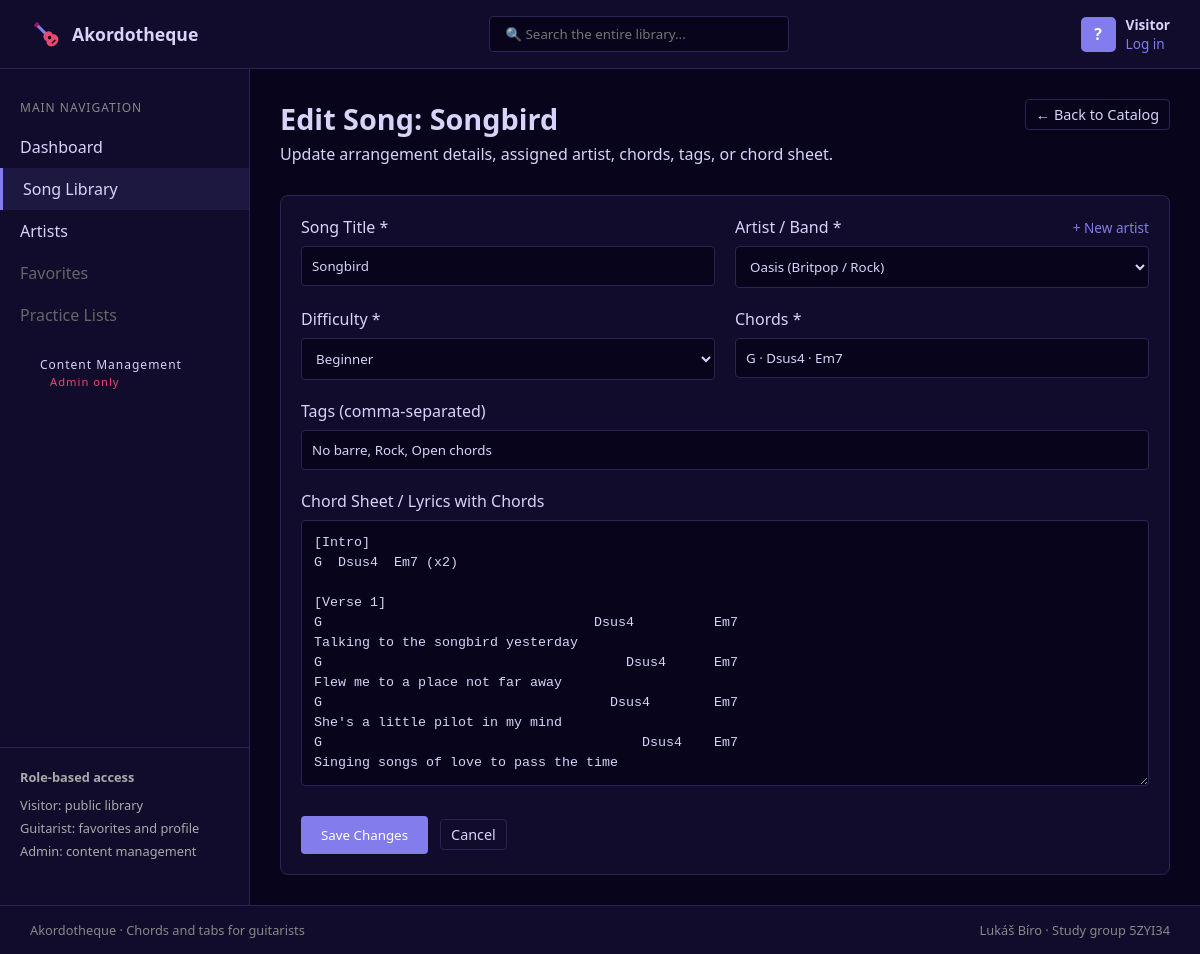
Page /?c=song&a=edit&id=8 on the committed database.
### tables this page shows
CREATE TABLE `songs` (
    `id` INT UNSIGNED NOT NULL AUTO_INCREMENT,
    `artistId` INT UNSIGNED DEFAULT NULL,
    `title` VARCHAR(255) NOT NULL,
    `difficulty` VARCHAR(50) NOT NULL DEFAULT 'Beginner',
    `chords` VARCHAR(255) NOT NULL,
    `tags` VARCHAR(255) DEFAULT NULL,
    `lyrics` TEXT DEFAULT NULL,
    PRIMARY KEY (`id`),
    KEY `idx_songs_artistId` (`artistId`),
    CONSTRAINT `fk_songs_artist`
        FOREIGN KEY (`artistId`) REFERENCES `artists` (`id`)
        ON DELETE SET NULL
        ON UPDATE CASCADE
);

CREATE TABLE `artists` (
    `id` INT UNSIGNED NOT NULL AUTO_INCREMENT,
    `name` VARCHAR(255) NOT NULL,
    `genre` VARCHAR(100) DEFAULT NULL,
    `country` VARCHAR(100) DEFAULT NULL,
    `bio` TEXT DEFAULT NULL,
    `imageUrl` VARCHAR(500) DEFAULT NULL,
    PRIMARY KEY (`id`)
);

### Framework/Http/Responses/Response.php (called while the page is built, shortened)
<?php
abstract class Response
{
    public function send(): void
    {
        $this->generate();
    }
}

### public/index.php (called while the page is built, shortened)
<?php
require __DIR__ . '/../Framework/ClassLoader.php';
try {
    $app = new App();
    $app->run();
} catch (Exception $e) {
    die('An error occurred: ' . $e->getMessage());
}

### Framework/ClassLoader.php (called while the page is built, shortened)
<?php
class ClassLoader
{
    public static function Boot(): void
    {
        spl_autoload_register(function ($class_name) {
            $file = self::getClassFile($class_name);
        });
    }
    public static function getClassFile(string $className): string
    {
        $baseDir = realpath(dirname(__DIR__));
        $relativePath = str_replace('\\', DIRECTORY_SEPARATOR, ltrim($className, '\\')) . '.php';
        return $baseDir . DIRECTORY_SEPARATOR . $relativePath;
    }
}
require __DIR__ . DIRECTORY_SEPARATOR . 'Support' . DIRECTORY_SEPARATOR . 'functions.php';

### Framework/Http/Request.php (called while the page is built, shortened)
<?php
class Request
{
    private array $get;
    private array $post;
    public function __construct()
    {
        $this->get = $_GET;
        $this->post = $_POST;
    }
    public function get(?string $key = null): mixed
    {
        return $key === null ? $this->get : ($this->get[$key] ?? null);
    }
    public function post(?string $key = null): mixed
    {
        return $key === null ? $this->post : ($this->post[$key] ?? null);
    }
    public function value(string $key): mixed
    {
        return $this->post($key) ?? $this->get($key);
    }
}

### App/Controllers/SongController.php (called while the page is built, shortened)
<?php
class SongController extends BaseController
{
    public function edit(Request $request): Response
    {
        $id = $request->value('id');
        $song = Song::getOne($id);
        $artists = Artist::getAll(orderBy: '`name` ASC');
        $errors = [];
        return $this->html([
            'song' => $song,
            'artists' => $artists,
            'errors' => $errors,
        ]);
    }
}

### Framework/Core/Model.php (called while the page is built, shortened)
<?php
abstract class Model implements \JsonSerializable
{
    protected static ?string $tableName = null;
    protected static ?string $primaryKey = null;
    protected static array $columnsMap = [];
    private static array $dbColumns = [];
    private static IDbConvention $dbConventions;
    protected static function getTableName(): string
    {
        if (!empty(static::$tableName)) {
            return static::$tableName;
        }
        return self::getConventions()->getTableName(get_called_class());
    }
    protected static function getPkColumnName(): string
    {
        if (!empty(static::$primaryKey)) {
            return static::$primaryKey;
        }
        return self::getConventions()->getPkColumnName(get_called_class());
    }
    protected static function getColumnsMap(): array
    {
        return static::$columnsMap ?? [];
    }
    public static function getAll(
        ?string $whereClause = null,
        array   $whereParams = [],
        ?string $orderBy = null,
        ?int    $limit = null,
        ?int    $offset = null
    ): array
    {
        try {
            $sql = "SELECT " . static::getDBColumnNamesList() . " FROM `" . static::getTableName() . "`";
            if ($orderBy !== null) {
                $sql .= " ORDER BY $orderBy";
            }
            $stmt = Connection::getInstance()->prepare($sql);
            $stmt->execute($whereParams);
            $models = $stmt->fetchAll(PDO::FETCH_CLASS | PDO::FETCH_PROPS_LATE, static::class);
            $dataSet = new ResultSet($models);
            return $models;
        } catch (PDOException $exception) {
            throw new Exception('Query failed: ' . $exception->getMessage(), 0, $exception);
        }
    }
    public static function getOne(mixed $id): ?static
    {
        try {
            $sql = "SELECT " . static::getDBColumnNamesList() . " FROM `" . static::getTableName() . "` WHERE `" .
                static::getPkColumnName() . "`=?";
            $stmt = Connection::getInstance()->prepare($sql);
            $stmt->setFetchMode(PDO::FETCH_CLASS | PDO::FETCH_PROPS_LATE, static::class);
            $stmt->execute([$id]);
            $model = $stmt->fetch() ?: null;
            if ($model !== null) {
                $model->_dbId = $model->getIdValue();
                $model->_resultSet = new ResultSet([$model]);
            }
            return $model;
        } catch (PDOException $exception) {
            throw new Exception('Query failed: ' . $exception->getMessage(), 0, $exception);
        }
    }
    private static function getDbColumns(): array
    {
        try {
            $sql = "DESCRIBE " . static::getTableName();
            $stmt = Connection::getInstance()->prepare($sql);
            $stmt->execute([]);
            self::$dbColumns[static::class] = array_column($stmt->fetchAll(), 'Field');
            return self::$dbColumns[static::class];
        } catch (PDOException $exception) {
            throw new Exception('Query failed: ' . $exception->getMessage(), 0, $exception);
        }
    }
    private function getIdValue(): mixed
    {
        $pk = static::getPkColumnName();
        $prop = static::toPropertyName($pk);
        return isset($this->{$prop}) ? $this->{$prop} : null;
    }
    private static function getModelProperties(): array
    {
        $reflection = new \ReflectionClass(static::class);
        $properties = [];
        foreach ($reflection->getProperties() as $property) {
            $propertyName = $property->getName();
            if ($property->isStatic()) {
                continue;
            }
            $properties[$propertyName] = true;
        }
        return $properties;
    }
    private static function getDBColumnNamesList(): string
    {
        $dbColumns = [];
        foreach (static::getDbColumns() as $columnName) {
            $propertyName = static::toPropertyName($columnName);
            if ($propertyName != $columnName) {
                $dbColumns[] = "`$columnName` AS {$propertyName}";
            } else {
                $dbColumns[] = $columnName;
            }
        }
        return implode(', ', $dbColumns);
    }
    private static function toPropertyName(string $columnName): string
    {
        $customMapping = static::getColumnsMap();
        if (isset($customMapping[$columnName])) {
            return $customMapping[$columnName];
        } else {
            return static::getConventions()->toPropertyName($columnName);
        }
    }
    private static function getConventions(): IDbConvention
    {
        if (!isset(static::$dbConventions)) {
            static::$dbConventions = new (Configuration::DB_CONVENTIONS_CLASS)();
        }
        return static::$dbConventions;
    }
}

### Framework/DB/Connection.php (called while the page is built, shortened)
<?php
class Connection
{
    private static ?Connection $instance = null;
    private PDO $db;
    public function __construct(PDO $db)
    {
        $this->db = $db;
    }
    public static function getInstance(): Connection
    {
        try {
            if (self::$instance == null) {
                $db = new PDO(
                    'mysql:dbname=' . Configuration::DB_NAME . ';host=' . Configuration::DB_HOST,
                    Configuration::DB_USER,
                    Configuration::DB_PASS
                );
                $db->setAttribute(PDO::ATTR_ERRMODE, PDO::ERRMODE_EXCEPTION);
                $db->setAttribute(PDO::ATTR_EMULATE_PREPARES, true);
                self::$instance = new self($db);
            }
            return self::$instance;
        } catch (PDOException $e) {
            throw new Exception('Connection failed: ' . $e->getMessage());
        }
    }
    public function prepare(string $sql): DebugStatement
    {
        try {
            return new DebugStatement($this->db->prepare($sql));
        } catch (PDOException $e) {
            throw new Exception('Prepare failed: ' . $e->getMessage());
        }
    }
}

### Framework/DB/DebugStatement.php (called while the page is built, shortened)
<?php
class DebugStatement
{
    private PDOStatementAlias $stmt;
    public function __construct($stmt)
    {
        $this->stmt = $stmt;
    }
    public function execute(?array $params = null): bool
    {
        $result = $this->stmt->execute($params);
        $this->stmt->debugDumpParams();
        return $result;
    }
    public function __call(string $name, array $arguments): mixed
    {
        return $this->stmt->{$name}(...$arguments);
    }
}

### Framework/DB/DefaultConventions.php (called while the page is built, shortened)
<?php
class DefaultConventions implements IDbConvention
{
    public function toPropertyName(string $columnName): string
    {
        return $columnName;
    }
}

### App/Models/Song.php (called while the page is built, shortened)
<?php
class Song extends Model
{
    protected ?int $id = null;
    protected ?int $artistId = null;
    protected ?string $title = null;
    protected ?string $difficulty = 'Beginner';
    protected ?string $chords = null;
    protected ?string $tags = null;
    protected ?string $lyrics = null;
    public function getId(): ?int
    {
        return $this->id;
    }
    public function getArtistId(): ?int
    {
        return $this->artistId;
    }
    public function getTitle(): ?string
    {
        return $this->title;
    }
    public function getDifficulty(): ?string
    {
        return $this->difficulty;
    }
    public function getChords(): ?string
    {
        return $this->chords;
    }
    public function getTags(): ?string
    {
        return $this->tags;
    }
    public function getLyrics(): ?string
    {
        return $this->lyrics;
    }
}

### Framework/Support/functions.php (called while the page is built)
<?php
if (!function_exists('e')) {
    function e(mixed $value): string
    {
        return htmlspecialchars((string)$value, ENT_QUOTES | ENT_SUBSTITUTE | ENT_HTML5, 'UTF-8');
    }
}

### Framework/Support/LinkGenerator.php (called while the page is built, shortened)
<?php
class LinkGenerator
{
    private Request $request;
    private Router $router;
    public function __construct(Request $request, Router $router)
    {
        $this->request = $request;
        $this->router = $router;
    }
    public function url(
        string|array $destination,
        array $parameters = [],
        bool $absolute = false,
        bool $appendParameters = false
    ): string {
        if (is_array($destination)) {
            $parameters = $destination;
            $destination = "{$this->router->getControllerName()}.{$this->router->getAction()}";
        }
        list($controller, $action) = explode(".", $destination);
        $args = $appendParameters ? $this->request->get() : [];
        $args = ["c" => lcfirst($controller), "a" => $action != "index" ? $action : null] + $parameters + $args;
        $basePath = $absolute ? $this->request->getBaseUrl() : "";
        return $basePath . "?" . http_build_query($args);
    }
}

### App/Models/Artist.php (called while the page is built, shortened)
<?php
class Artist extends Model
{
    protected ?int $id = null;
    protected ?string $name = null;
    protected ?string $genre = null;
    public function getId(): ?int
    {
        return $this->id;
    }
    public function getName(): ?string
    {
        return $this->name;
    }
    public function getGenre(): ?string
    {
        return $this->genre;
    }
}

### App/Views/Song/form.view.php (the view, shortened to what this page needs)
<section class="catalog-list">
    <form method="post" action="<?= $formAction ?>" class="song-form">
        <div class="form-row">
            <div class="input-group">
                <label for="song-title">Song Title *</label>
                <input
                    type="text"
                    id="song-title"
                    name="title"
                    value="<?= e($song->getTitle()) ?>"
                    placeholder="E.g. Come As You Are"
                    required
                >
            </div>
            <div class="input-group">
                <div class="label-with-link">
                    <label for="song-artist">Artist / Band *</label>
                    <a href="<?= $link->url('artist.add') ?>" class="open-list">+ New artist</a>
                </div>
                <select id="song-artist" name="artistId" required>
                    <?php foreach ($artists as $artistOption) { ?>
                        <option
                            value="<?= e($artistOption->getId()) ?>"
                            <?= $song->getArtistId() === $artistOption->getId() ? 'selected' : '' ?>
                        >
                            <?= e($artistOption->getName()) ?>
                            <?= $artistOption->getGenre() ? ' (' . e($artistOption->getGenre()) . ')' : '' ?>
                        </option>
                    <?php } ?>
                </select>
            </div>
        </div>
        <div class="form-row">
            <div class="input-group">
                <label for="song-difficulty">Difficulty *</label>
                <select id="song-difficulty" name="difficulty" required>
                    <?php foreach (\App\Models\Song::DIFFICULTIES as $diffOption) { ?>
                        <option value="<?= e($diffOption) ?>" <?= $song->getDifficulty() === $diffOption ? 'selected' : '' ?>>
                            <?= e($diffOption) ?>
                        </option>
                    <?php } ?>
                </select>
            </div>
            <div class="input-group">
                <label for="song-chords">Chords *</label>
                <input
                    type="text"
                    id="song-chords"
                    name="chords"
                    value="<?= e($song->getChords()) ?>"
                    placeholder="E.g. Em · D · Am · C"
                    required
                >
            </div>
        </div>
        <div class="input-group">
            <label for="song-tags">Tags (comma-separated)</label>
            <input
                type="text"
                id="song-tags"
                name="tags"
                value="<?= e($song->getTags()) ?>"
                placeholder="E.g. No barre, 90s rock, Open chords"
            >
        </div>
        <div class="input-group">
            <label for="song-lyrics">Chord Sheet / Lyrics with Chords</label>
            <textarea
                id="song-lyrics"
                name="lyrics"
                rows="12"
                placeholder="[Intro]&#10;Em  D  Em  D&#10;&#10;[Verse 1]&#10;Em              D&#10;Come as you are..."
            ><?= e($song->getLyrics()) ?></textarea>
        </div>
        <div class="form-actions">
            <button type="submit" class="btn-primary"><?= e($submitLabel) ?></button>
            <a href="<?= $link->url('song.index') ?>" class="btn-secondary">Cancel</a>
        </div>
    </form>
</section>

### App/Views/Song/edit.view.php
<?php
$formAction = $link->url('song.edit', ['id' => $song->getId()]);
$submitLabel = 'Save Changes';
?>
<div class="page-header">
    <div class="title-group">
        <h1>Edit Song: <?= e($song->getTitle()) ?></h1>
        <p>Update arrangement details, assigned artist, chords, tags, or chord sheet.</p>
    </div>
    <a href="<?= $link->url('song.index') ?>" class="btn-secondary">← Back to Catalog</a>
</div>
<?php require __DIR__ . '/form.view.php'; ?>

### rows in the picture
songs: title "Songbird", artistId "Oasis (Britpop / Rock)", chords "G · Dsus4 · Em7", tags "No barre, Rock, Open chords", lyrics "[Intro] G Dsus4 Em7 (x2) [Verse 1] G Dsus4 Em7 Talking to the songbird yesterday G Dsus4 Em7 Flew me to a place not far away G Dsus4 Em7 She's a little pilot in my mind G Dsus4 Em7 Singing songs of love to pass the time"

### other values in the picture
App\Configuration::APP_NAME "Akordotheque"
$submitLabel "Save Changes"
form field difficulty "Beginner"
